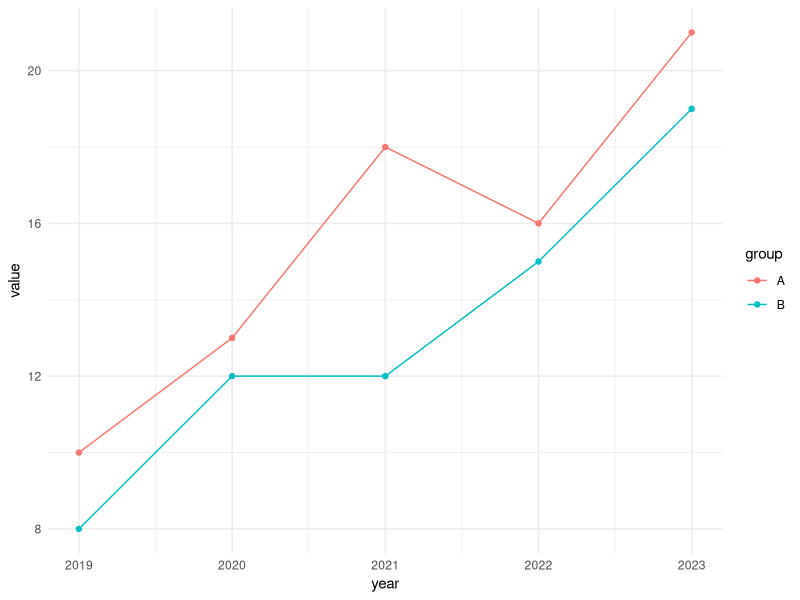

Write the R code that produced this figure.
## ---- chunk 1
knitr::opts_chunk$set(echo = TRUE, message = FALSE, warning = FALSE)
## ---- chunk 2
library(ggplot2)
library(readr)
df <- readr::read_csv("../data/example.csv")
ggplot(df, aes(year, value, color = group)) +
  geom_line() + geom_point() + theme_minimal()
